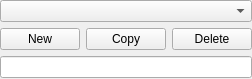
<?xml version="1.0" encoding="UTF-8"?>
<ui version="4.0">
 <class>ModifiableComboList</class>
 <widget class="QWidget" name="ModifiableComboList">
  <property name="geometry">
   <rect>
    <x>0</x>
    <y>0</y>
    <width>194</width>
    <height>79</height>
   </rect>
  </property>
  <property name="windowTitle">
   <string>Form</string>
  </property>
  <layout class="QVBoxLayout" name="verticalLayout">
   <property name="spacing">
    <number>6</number>
   </property>
   <property name="leftMargin">
    <number>0</number>
   </property>
   <property name="topMargin">
    <number>0</number>
   </property>
   <property name="rightMargin">
    <number>0</number>
   </property>
   <property name="bottomMargin">
    <number>0</number>
   </property>
   <item>
    <widget class="QComboBox" name="combo_choices">
     <property name="editable">
      <bool>false</bool>
     </property>
     <property name="duplicatesEnabled">
      <bool>false</bool>
     </property>
    </widget>
   </item>
   <item>
    <layout class="QHBoxLayout" name="horizontalLayout">
     <item>
      <widget class="QPushButton" name="button_newItem">
       <property name="maximumSize">
        <size>
         <width>16777215</width>
         <height>16777215</height>
        </size>
       </property>
       <property name="text">
        <string>New</string>
       </property>
      </widget>
     </item>
     <item>
      <widget class="QPushButton" name="button_copyItem">
       <property name="maximumSize">
        <size>
         <width>16777215</width>
         <height>16777215</height>
        </size>
       </property>
       <property name="text">
        <string>Copy</string>
       </property>
      </widget>
     </item>
     <item>
      <widget class="QPushButton" name="button_deleteItem">
       <property name="maximumSize">
        <size>
         <width>16777215</width>
         <height>16777215</height>
        </size>
       </property>
       <property name="text">
        <string>Delete</string>
       </property>
      </widget>
     </item>
    </layout>
   </item>
   <item>
    <widget class="QLineEdit" name="edit_name"/>
   </item>
  </layout>
 </widget>
 <resources/>
 <connections/>
</ui>
